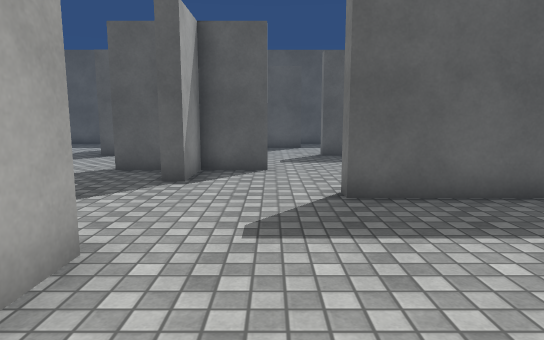
view 1 (above)

16 first-person views from a walk through a Unity game level. The camera is 1.3 m above the floor, tilts 8° down and sees 75° across. The floor is counted in squares, 1 m on a side. Each view is taken from the middle of a square. On the plan, view 1 faces up. The plan holds only what a view shows up to about 15 squares ahead; the rest is blank. Surface patterns are stand-ins for the level's own textures.

view 2
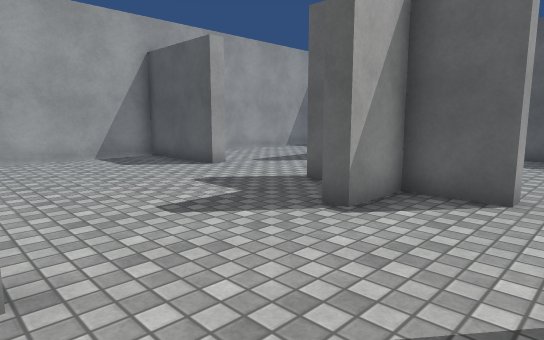

view 3
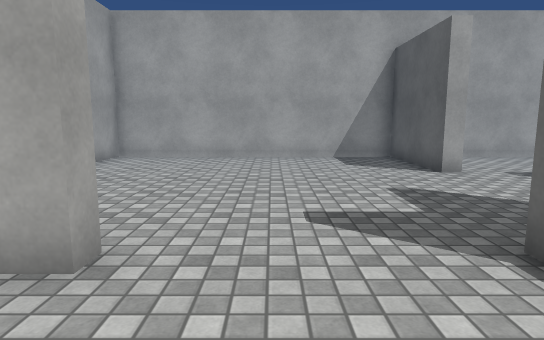

view 4
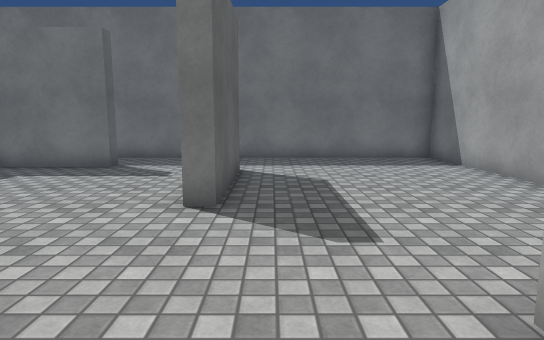

view 5
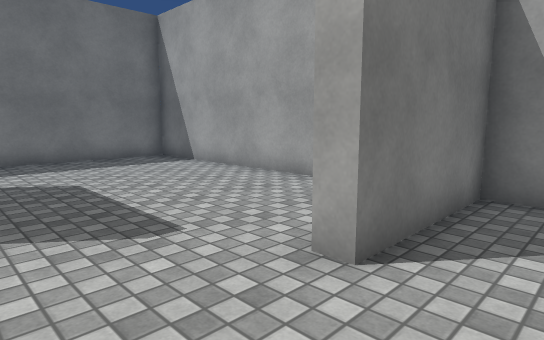

view 6
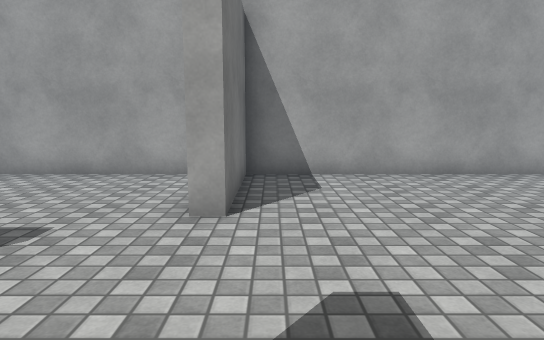

view 7
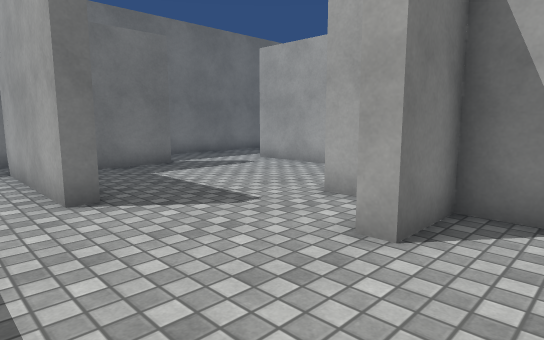

view 8
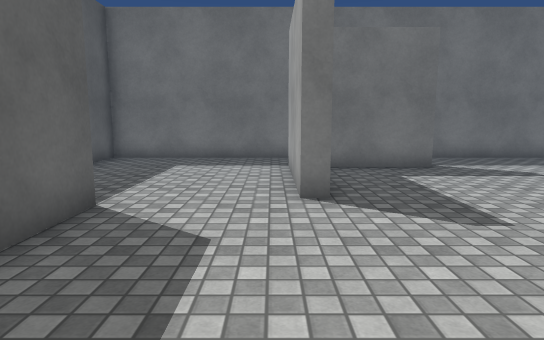

view 9
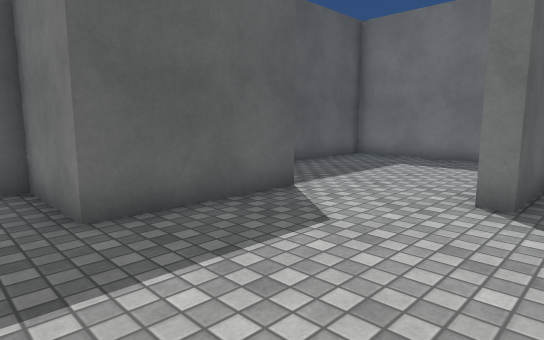

view 10
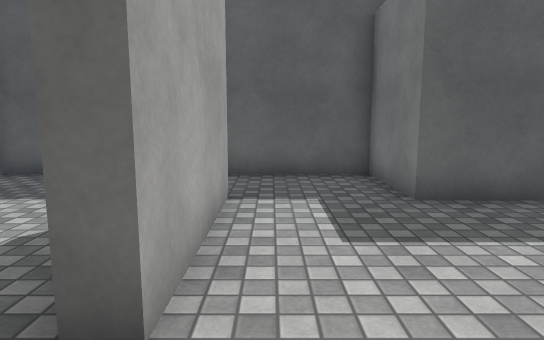

view 11
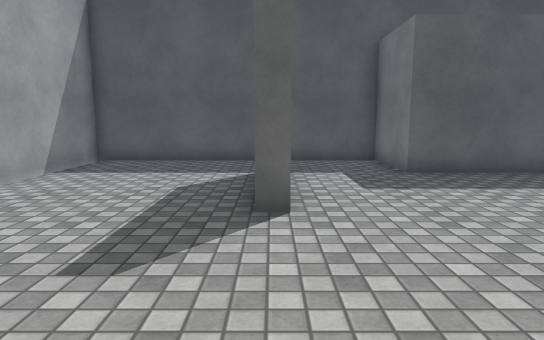

view 12
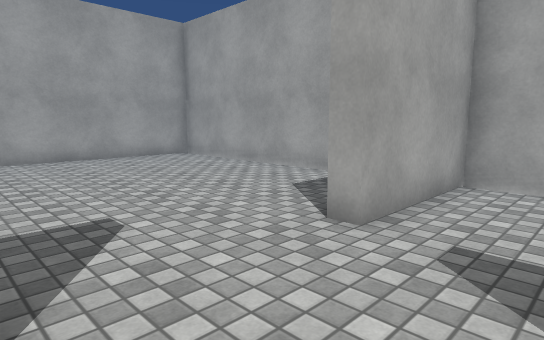

view 13
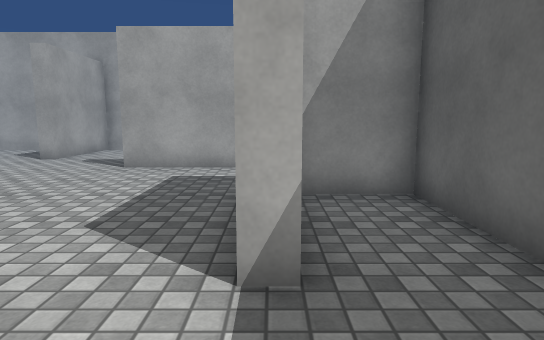

view 14
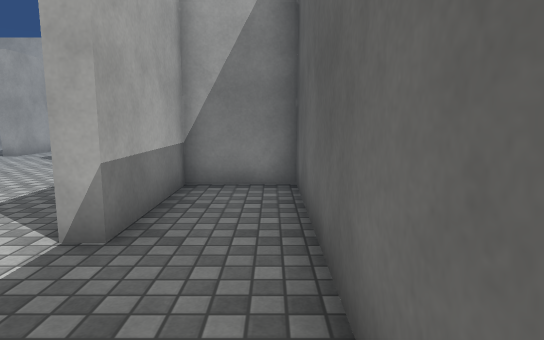

view 15
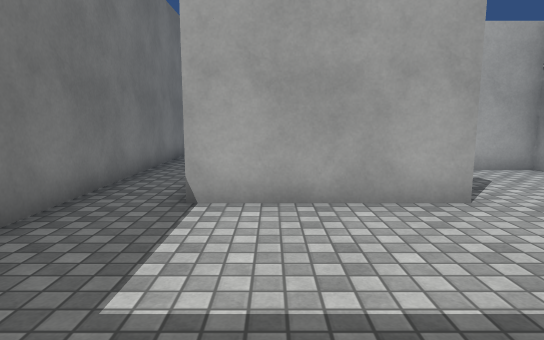

view 16
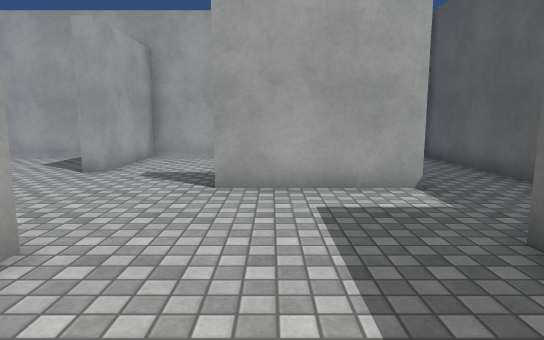

### Floor plan
Points are (right, up) in squares from view 1. A wall is a line through its corners. A room is listed if a view was taken in it or the views show most of it. See-through windows are left out.
Room 1 (views 1, 2, 3, 4, 5, 6, 10, 11)
walls: (-1, -0.5) (8.3, -0.5) (8.3, 6.5); (-2.9, 9.3) (-4.1, 9.3); (-0.1, 9.3) (-1.9, 9.3) (-1.9, 7.5) (-2.4, 7.5); (-7.8, 9.8) (-7.8, 9.3) (-11.7, 9.3) (-11.7, -0.5) (-2.4, -0.5) (-2.4, 3.3) (-1.9, 3.3) (-1.9, 2.2); (5.4, 5.8) (1.3, 5.8) (1.3, 6.4); (-5.7, 12.9) (-6.2, 12.9)
ways out: opening at (-5, 11.3) to room 2; opening at (-7.5, 11.5) to room 3; opening at (1, 7.3) to room 4; opening at (6.5, 6) to room 4
Room 2 (views 7, 8, 9, 12, 13, 14, 15, 16)
walls: (1.9, 12.9) (1.9, 13.5) (6.4, 13.5); (-2, 9.8) (-0.1, 9.8); (-3.4, 9.8) (-2.4, 9.8) (-2.4, 11.5) (-1.8, 11.5); (-5.7, 17) (-5.7, 12.9); (8.3, 13.5) (8.3, 19.5) (-2.1, 19.5) (-2.1, 17.2) (1.4, 17.2) (1.4, 16.7) (-2.6, 16.7)
ways out: opening at (-5, 11.3) to room 1; opening at (-4.5, 17) to room 3; opening at (1.7, 11) to room 4; opening at (7, 13) to room 4
Room 3 (no view inside)
walls: (-11.7, 14.5) (-11.7, 9.8) (-7.8, 9.8); (-2.6, 16.7) (-2.6, 19.5) (-11.7, 19.5) (-11.7, 15.2)
ways out: opening at (-7.5, 11.5) to room 1; opening at (-4.5, 17) to room 2
Room 4 (no view inside)
walls: (6.4, 9.5) (5.9, 9.5) (5.9, 12.6); (4.1, 12.9) (1.9, 12.9); (2.4, 6.3) (5.2, 6.3); (-0.1, 9.8) (-0.1, 9.3); (8.3, 6.5) (8.3, 13.5)
ways out: opening at (1, 7.3) to room 1; opening at (6.5, 6) to room 1; opening at (1.7, 11) to room 2; opening at (7, 13) to room 2

Where each view was taken, in squares from view 1:
view 1: 0 up, 0 right, facing up
view 2: 3 up, 1 right, facing up-left
view 3: 5 up, 1 right, facing left
view 4: 5 up, 4 left, facing right
view 5: 6 up, 4 left, facing down-right
view 6: 8 up, 3 left, facing down
view 7: 15 up, 4 left, facing down-right
view 8: 14 up, 4 left, facing right
view 9: 12 up, 4 left, facing up-right
view 10: 11 up, 5 left, facing up
view 11: 8 up, 6 left, facing up
view 12: 12 up, 4 left, facing down-left
view 13: 17 up, 4 right, facing left
view 14: 19 up, 5 right, facing left
view 15: 19 up, 5 right, facing down
view 16: 14 up, 1 right, facing left
